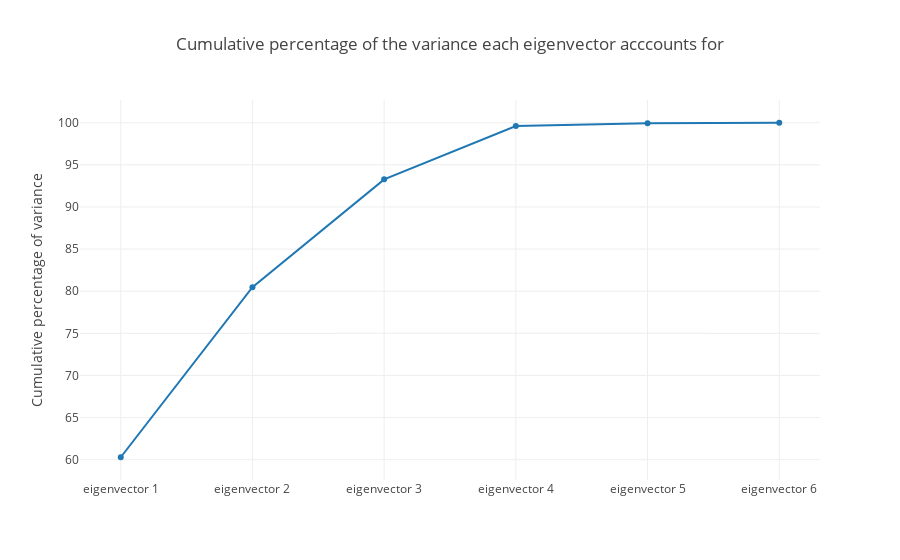

The notebook cell saved with this chart:
### Markdown cell above
And then we shall plot the cumulative percentage of the variance each eigenvector acccounts for as a function of the eigenvector number.

### Code cell
import plotly
import plotly.plotly as py
import plotly.graph_objs as go
from plotly.offline import download_plotlyjs, init_notebook_mode, plot, iplot
init_notebook_mode(connected=True)


summ = sum(eig_vals)
var_exp = [(i / summ) * 100 for i in sorted(eig_vals, reverse = True)]
cum_var_exp = np.cumsum(var_exp)

trace = dict(type = 'scatter',
            x = ['eigenvector %s' %i for i in range(1,7)], 
            y = cum_var_exp)

data = [trace]

layout = dict(title = 'Cumulative percentage of the variance each eigenvector acccounts for',
              yaxis = dict(title = 'Cumulative percentage of variance'))

cancercum = dict(data = data, layout = layout)
plotly.offline.iplot(cancercum)

### Figure 1 — Plotly figure (JSON) as saved in the notebook; plotly's stock layout.template omitted (floating-point values rounded to 4 significant figures)
{"data": [{"type": "scatter", "uid": "31de88b2-0621-43b0-ad40-e9f71d20bb81", "x": ["eigenvector 1", "eigenvector 2", "eigenvector 3", "eigenvector 4", "eigenvector 5", "eigenvector 6"], "y": [60.29, 80.47, 93.28, 99.6, 99.93, 100]}], "layout": {"title": {"text": "Cumulative percentage of the variance each eigenvector acccounts for"}, "yaxis": {"title": {"text": "Cumulative percentage of variance"}}}}
